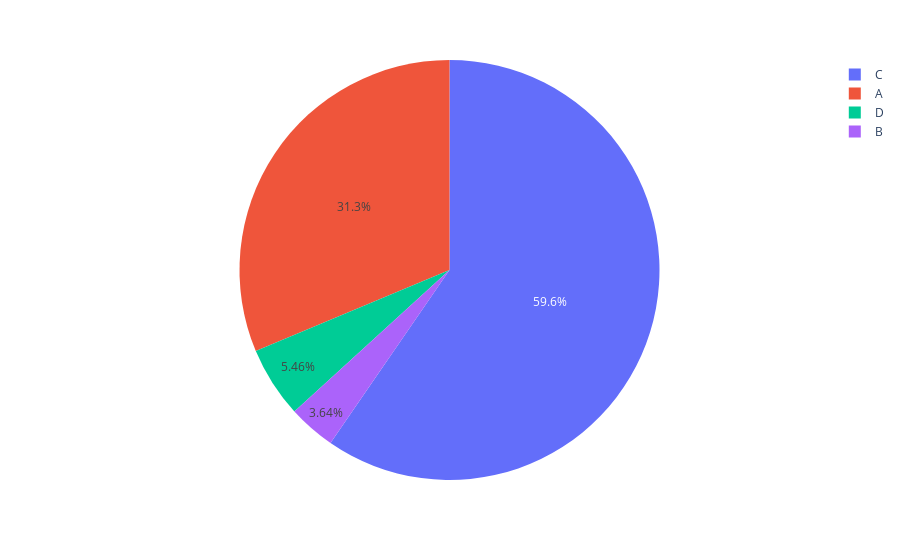

Source (notebook cell):
### Code cell
metrics_from_test_case('text_cat').plot_distinct_values()

### Figure 1 — Plotly figure (JSON) as saved in the notebook; plotly's stock layout.template omitted (floating-point values rounded to 4 significant figures)
{"data": [{"domain": {"x": [0, 1], "y": [0, 1]}, "hovertemplate": "value=%{label}<br>count=%{value}<extra></extra>", "labels": ["C", "A", "D", "B"], "legendgroup": "", "name": "", "showlegend": true, "type": "pie", "values": [491, 258, 45, 30]}], "layout": {"legend": {"tracegroupgap": 0}, "margin": {"t": 60}}}
